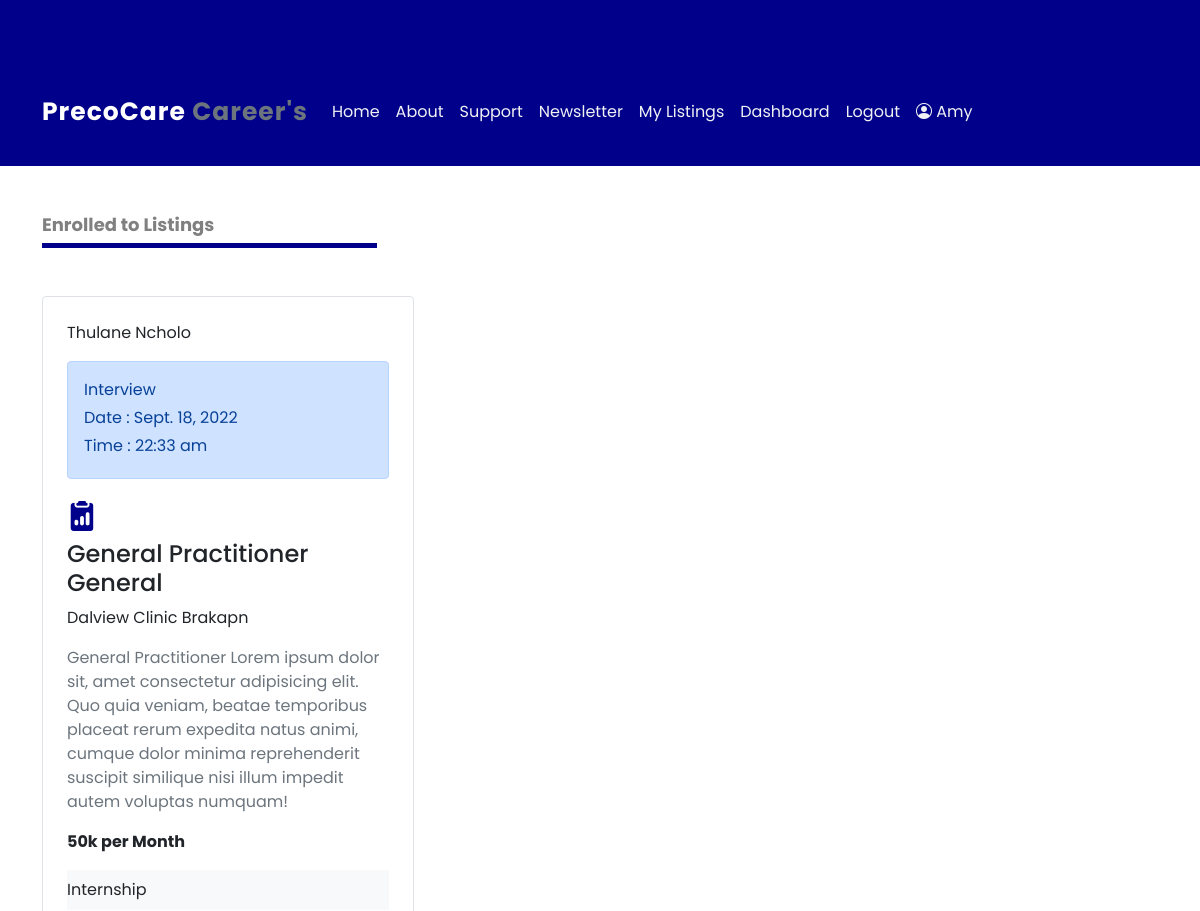
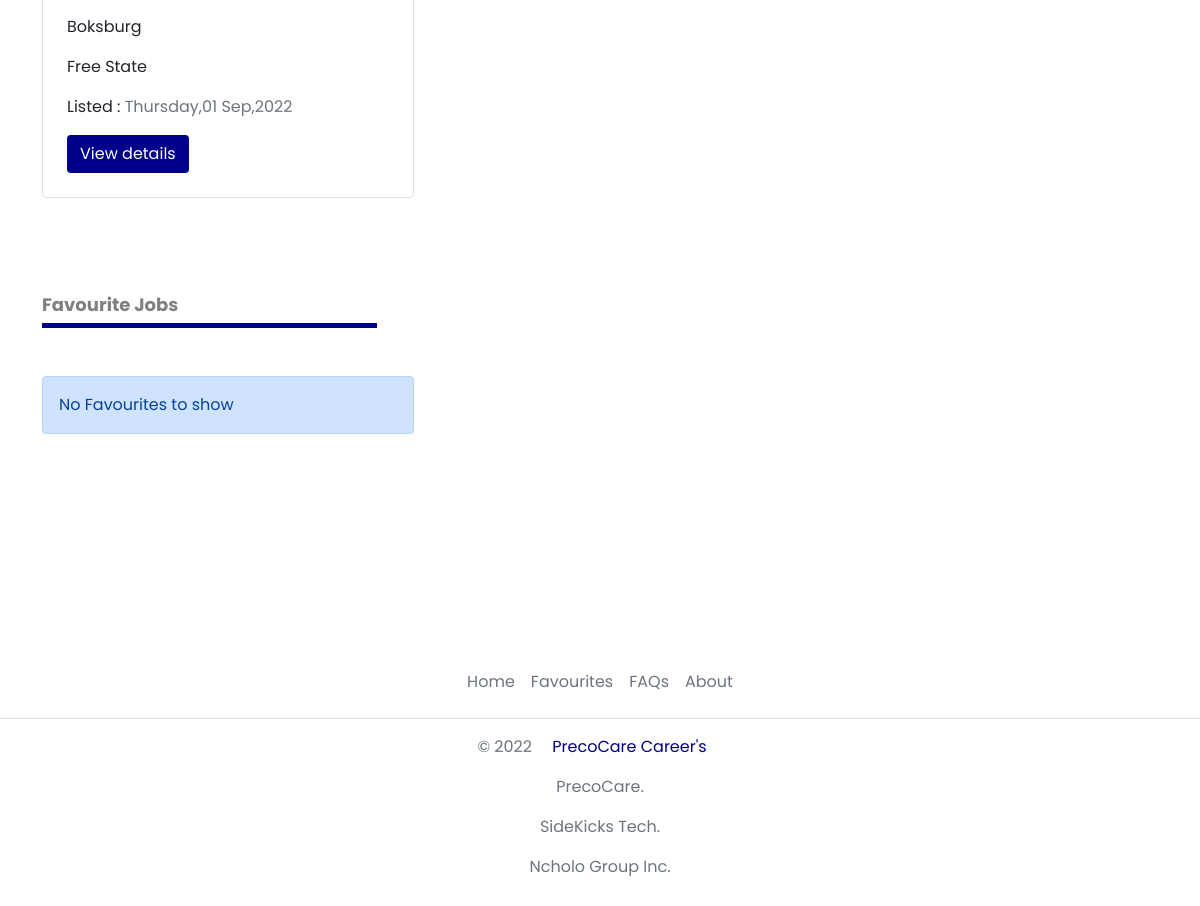
The app's page /favourites (signed in) with its own data (2 pictures, top to bottom).
### PrecoCareCareers/models.py (models this page shows, shortened)
class CandidatesModel(models.Model):
    User = models.ForeignKey(User,null=True, on_delete=models.CASCADE , blank=True, related_name="userlistings", default=None)
    listing = models.ForeignKey(Joblisting, on_delete=models.CASCADE , blank=True, related_name="candidate", default=None)
    Accepted = models.CharField(max_length=100,null=True,default="No")
    first_name = models.CharField(max_length=200,null=True)
    last_name = models.CharField(max_length=200,null=True)
    contact = models.CharField(max_length=200,null=True)
    email = models.CharField(max_length=200,null=True)
    doctor_licence = models.CharField(max_length=200,null=True)
    exp1_title = models.CharField(max_length=200,null=True)
    exp1_company = models.CharField(max_length=200,null=True)
    exp1_contact = models.CharField(max_length=200,null=True)
    exp2_title = models.CharField(max_length=200,null=True)
    exp2_company = models.CharField(max_length=200,null=True)
    exp2_contact = models.CharField(max_length=200,null=True)
    interview_date1 = models.DateField(auto_now_add=False,null=True,blank=True)
    interview_date2 = models.DateField(auto_now_add=False,null=True,blank=True)
    admin_creator = models.ForeignKey(AgentModel,null=True, on_delete=models.CASCADE , blank=True, related_name="creator", default=None)
    accepted_date = models.DateField(auto_now_add=False,null=True,blank=True)
    interview_time = models.CharField(max_length=100,null=True,default="No")
    day = models.CharField(max_length=100,null=True,blank=True)
    date_created = models.DateTimeField(auto_now_add=True, null=True)
    resume = models.FileField(blank=True,null=True,upload_to='files/resumes')

class Joblisting(models.Model):
    User = models.ForeignKey(User,null=True, on_delete=models.CASCADE , blank=True, related_name="user", default=None)
    agent = models.ForeignKey(AgentModel, on_delete=models.CASCADE , blank=True, related_name="employer", default=None)
    job_title = models.CharField(max_length=300,null=True)
    company = models.CharField(max_length=300,null=True)
    city = models.CharField(max_length=300,null=True)
    province = models.CharField(max_length=300,null=True)
    start_date = models.DateField(auto_now_add=False,null=True,blank=True)
    end_date = models.DateField(auto_now_add=False,null=True,blank=True)
    mon_fri = models.CharField(max_length=300,null=True)
    saturdays = models.CharField(max_length=300,null=True)
    sundays = models.CharField(max_length=300,null=True)
    holidays = models.CharField(max_length=300,null=True)
    job_status = models.CharField(max_length=300,null=True)
    contact_lenght = models.CharField(max_length=300,null=True)
    salary = models.CharField(max_length=300,null=True)
    open_positions = models.IntegerField(null=True,blank=True)
    requirements_1 = models.TextField(blank = True,null=True)
    requirements_2 = models.TextField(blank = True,null=True)
    requirements_3 = models.TextField(blank = True,null=True)
    extra_info = models.TextField(blank = True,null=True)
    deadline = models.DateField(auto_now_add=False,null=True,blank=True)
    start_date = models.DateField(auto_now_add=False,null=True,blank=True)
    application_status = models.CharField(max_length=300,null=True,default="Open")
    views = models.IntegerField(null=True,blank=True)
    paid_promo = models.CharField(max_length=300,null=True,default="No")
    favourite = models.ManyToManyField(Employee,related_name="user_favourite",blank=True,default=None)
    date_created = models.DateTimeField(auto_now_add=True, null=True)

### PrecoCareCareers/views.py (the view)
# urls.py: path('favourites',views.FavouriteJobs,name='favourites'),
def FavouriteJobs(request):
    current_user = request.user
    candidateListings = CandidatesModel.objects.filter(User = current_user)
    userFavourites = FavouritesModel.objects.filter(User = current_user)
    if request.method == 'POST' and 'remove-favourite' in request.POST:
        current_user = request.user
        listing = request.POST.get('listingId')
        jobId = FavouritesModel.objects.get(id = listing)
        jobId.delete()
        messages.success(request,'Listing removed from My Listings')
    if request.method == 'POST' and 'deregisterUser' in request.POST:
        candidateId = request.POST.get('candidateId')
        candidateList = CandidatesModel.objects.get(id = candidateId)
        candidateList.delete()
        messages.success(request,'You have deregisted from the listing')
    context = {
        "userFavourites" : userFavourites,
        "candidateListings": candidateListings,
    }
    return render(request, 'PrecoCareCareers/favourite.html',context)

### PrecoCareCareers/templates/PrecoCareCareers/favourite.html (shortened to what this page needs)
{% extends 'PrecoCareCareers/base.html' %}
{% load static %}
{% block content %}
<section class="container mt-5">
    <h6 class="headings">Enrolled to Listings</h6>
    <div class="line-divider"></div>
    <div class="row g-4 py-5 row-cols-1 row-cols-lg-3 mx-0 px-0">
        {% for data in candidateListings %}
        <div class="feature col border rounded p-4">
             <p>{{data.first_name}} {{data.last_name}}</p>
              {% if data.Accepted == "No" %}
                <div class="alert alert-warning" role="alert">
                  Application Pending
                </div>
              {% elif  data.Accepted == "Accept" %}
              <div class="alert alert-success" role="alert">
                Application Approved
              </div>
              {% elif data.Accepted == "Interview" %}
              <div class="alert alert-primary" role="alert">
                <p class="mb-1">Interview </p>
                <p class="mb-1">Date : {{data.accepted_date}}</p>
                <p class="mb-1">Time : {{data.interview_time}} {{data.day}}</p>
              </div>
              {% elif data.Accepted == "Decline" %}
              <div class="alert alert-danger" role="alert">
                Application Declined
              </div>
              {% endif %}
              <i class="bi bi-clipboard2-data-fill icon-style"></i>
              <h4>{{data.listing.job_title}}</h4>
              <p>{{data.listing.company}}</p>
              <p class="text-secondary">{{data.listing.extra_info}}</p>
              <p class="fw-bold">{{data.listing.salary}}</p>
              <p class="bg-light py-2">{{data.listing.job_status}}</p>
              <p>{{data.listing.city}}</p>
              <p>{{data.listing.province}}</p>
              <p>Listed : <span class="text-secondary">{{data.listing.date_created |date:"l,d M,Y"}}</span></p>
              <a class="btn text-white" data-bs-toggle="modal" href="#listingdetails{{data.listing.id}}" role="button" style="background-color: darkblue;">View details</a>
          </div>
    {% empty %}
    <div class="alert alert-primary" role="alert">
        No listing applied to.
    </div>
    {% endfor %}
    </div>
</section>
<section class="container mt-5">
    <h6 class="headings">Favourite Jobs</h6>
    <div class="line-divider"></div>
    <div class="row g-4 py-5 row-cols-1 row-cols-lg-3 mx-0 px-0">
        {% for data in userFavourites %}
        <div class="feature col border rounded p-4 position-relative">
            <form method="POST">
              {% csrf_token %}
              <input type="text" value="{{data.id}}" name="listingId" hidden="True">
              <button type="submit" style="background-color: transparent; border: none;" name="remove-favourite">
                <i class="bi bi-bookmark-dash-fill translate-middle position-absolute top-0 end-0" style="font-size: 27px; color: darkblue;"></i>
              </button>
            </form>
              <i class="bi bi-clipboard2-data-fill icon-style"></i>
              <h4>{{data.listing.job_title}}</h4>
              <p>{{data.listing.company}}</p>
              <p class="text-secondary">{{data.listing.extra_info}}</p>
              <p class="fw-bold">{{data.listing.salary}}</p>
              <p class="bg-light py-2">{{data.listing.job_status}}</p>
              <p>{{data.listing.city}}</p>
              <p>{{data.listing.province}}</p>
              <p>Listed : <span class="text-secondary">{{data.listing.date_created |date:"l,d M,Y"}}</span></p>
              <a href="{% url 'details' data.listing.id %}">
                <button class="btn text-white mt-3" style="background-color: darkblue;">View Listing</button>
              </a>
          </div>
    {% empty %}
    <div class="alert alert-primary" role="alert">
        No Favourites to show
    </div>
    {% endfor %}
    </div>
</section>
{% endblock %}

### PrecoCareCareers/templates/partials/navbar.html (shortened to what this page needs)
{% load static %}
<nav class="navbar navbar-expand-lg navbar-light navbarBackground" style="padding-top: 88px; padding-bottom: 30px;">
    <div class="container">
      <a class="navbar-brand text-white navbarstyle" href="{% url 'index'%}">PrecoCare <span class="text-secondary">Career's</span></a>
      <div class="collapse navbar-collapse" id="navbarSupportedContent">
        <ul class="navbar-nav me-auto mb-2 mb-lg-0">
          <li class="nav-item ">
            <a class="nav-link active navbarLinks" aria-current="page" href="{% url 'index'%}">Home</a>
          </li>
          <li class="nav-item">
            <a class="nav-link navbarLinks" href="{% url 'about'%}">About</a>
          </li>
          <li class="nav-item">
            <a class="nav-link navbarLinks" href="{% url 'support'%}">Support</a>
          </li>
          <li class="nav-item">
            <a class="nav-link navbarLinks"  data-bs-toggle="offcanvas" href="#newsletteroffcanvas" role="button" aria-controls="newsletteroffcanvas">Newsletter</a>
          </li>
          {%  if user.is_authenticated %}
          <li class="nav-item">
            <a class="nav-link navbarLinks" href="{% url 'favourites'%}">My Listings</a>
          </li>
          {% endif %}
          {% if user.groups.all.0.name == "agent" %}
          <li class="nav-item">
            <a class="nav-link navbarLinks" href="{% url 'dashboard'%}">Dashboard</a>
          </li>
          {% endif %}
          {% if user.is_authenticated %}
          <li class="nav-item">
            <a class="nav-link navbarLinks" href="{% url 'logout'%}">Logout</a>
          </li>
          {% else %}
          <li class="nav-item">
            <a class="nav-link navbarLinks" href="{% url 'login'%}">Login</a>
          </li>
          {% endif %}
          {% if user.groups.all.0.name == "agent" %}
          <li class="nav-item">
            <a class="nav-link navbarLinks" href="{% url 'profile'%}"><i class="bi bi-person-circle"></i> {{request.user}}</a>
          </li>
          {% endif %}
        </ul>
      </div>
    </div>
  </nav>

### static/css/main.css (style rules this page uses)
:root { --primary-color: darkblue; }
.body-fonts { font-family: 'Poppins', sans-serif !important; }
.headings { font-size: 18px; font-weight: 700; color: grey; }
.line-divider { height: 5px; background-color: darkblue; width: 30%; }
.navbarBackground { background-color: var(--primary-color) !important; }
.navbarstyle { font-size: 28px; font-weight: 700; letter-spacing: 1px; }
.navbarLinks { color: #F0F1F4 !important; }
.icon-style { font-size: 30px; color: var(--primary-color); }

### PrecoCareCareers/templates/PrecoCareCareers/base.html (style rules this page uses)
:root { --primary-color: darkblue; }
.body-fonts { font-family: 'Poppins', sans-serif !important; }
.headings { font-size: 18px; font-weight: 700; color: grey; }
.line-divider { height: 5px; background-color: darkblue; width: 30%; }
.navbarBackground { background-color: var(--primary-color) !important; }
.navbarstyle { font-size: 25px; font-weight: 700; letter-spacing: 1px; }
.navbarLinks { color: #F0F1F4 !important; }
.icon-style { font-size: 30px; color: var(--primary-color); }

### records on screen
CandidatesModel: first_name "Thulane", last_name "Ncholo", accepted_date "Sept. 18, 2022", interview_time "22:33", day "am", listing.job_title "General Practitioner General", listing.company "Dalview Clinic Brakapn", listing.extra_info "General Practitioner Lorem ipsum dolor sit, amet consectetur adipisicing elit. Quo quia veniam, beatae temporibus placeat rerum expedita natus animi, cumque dolor minima reprehenderit suscipit similique nisi illum impedit autem voluptas numquam!", listing.salary "50k per Month", listing.job_status "Internship", listing.city "Boksburg", listing.province "Free State", listing.date_created "Thursday,01 Sep,2022"

### other values on screen
{{ request.user }} "Amy"
